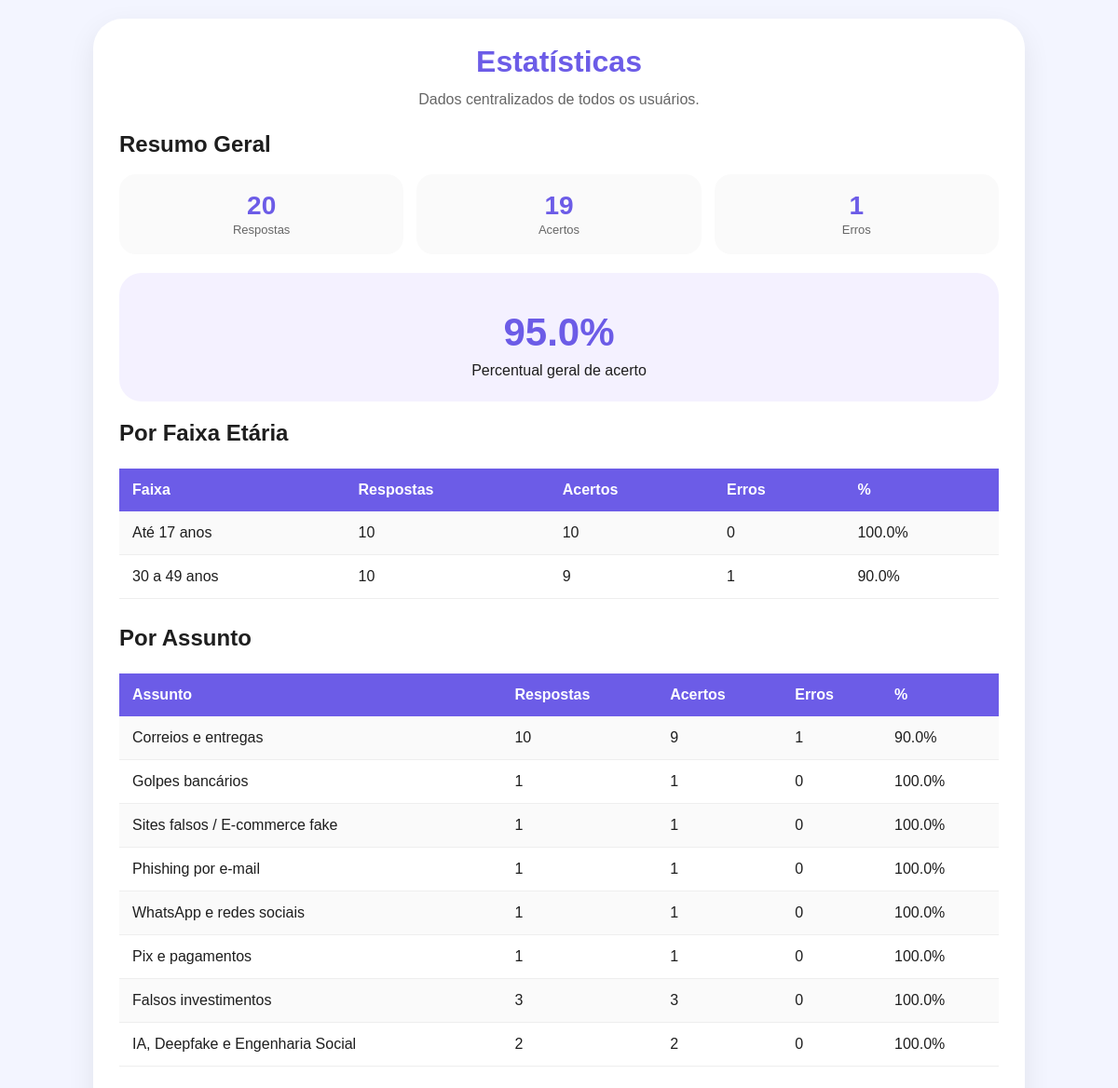
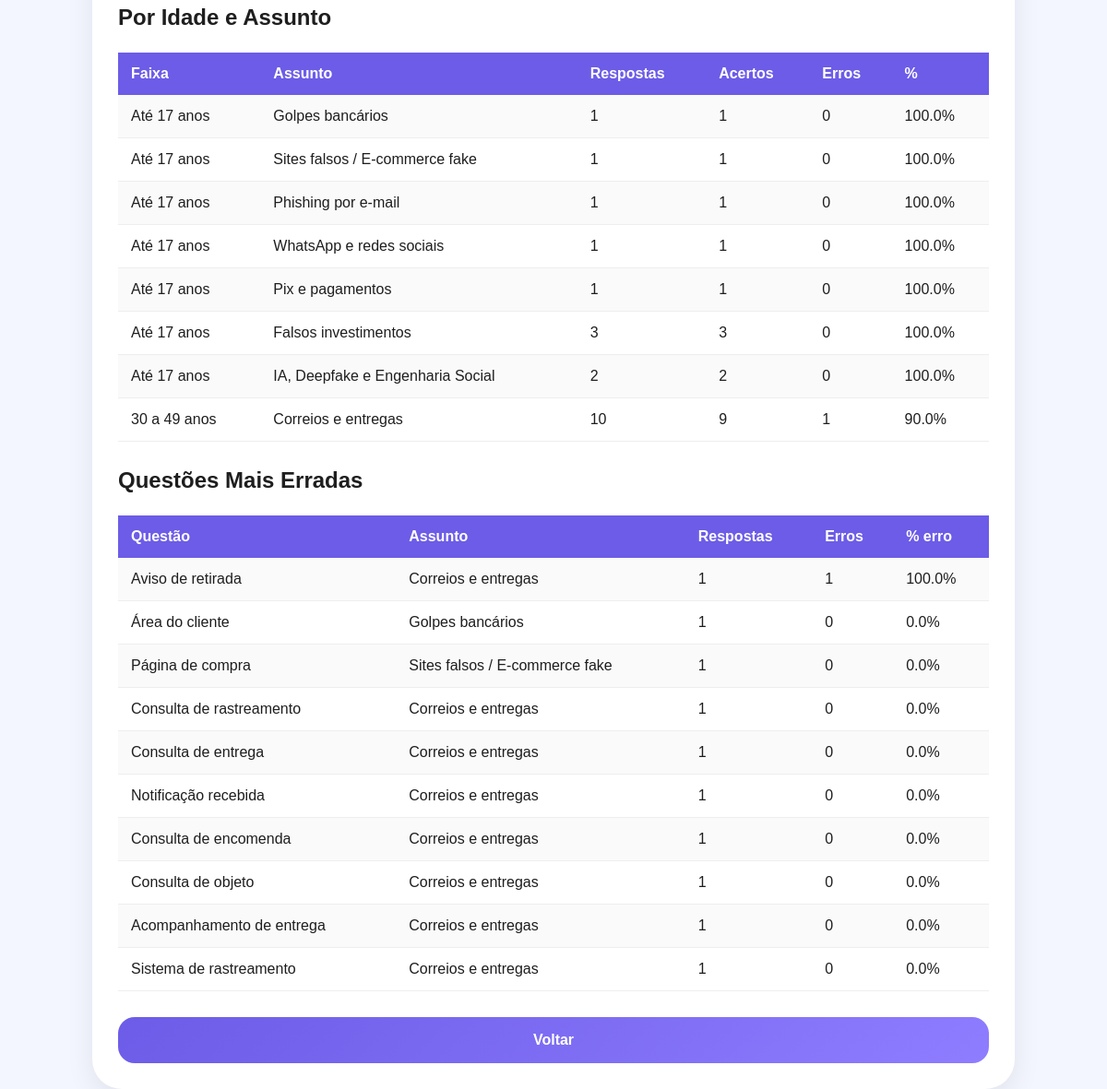
Page /estatisticas on the committed database (2 pictures, top to bottom).
### tables this page shows
CREATE TABLE faixas_etarias (
                id INTEGER PRIMARY KEY AUTOINCREMENT,
                nome TEXT NOT NULL UNIQUE
            );

CREATE TABLE assuntos (
                id INTEGER PRIMARY KEY AUTOINCREMENT,
                nome TEXT NOT NULL UNIQUE,
                descricao TEXT
            );

CREATE TABLE questoes (
                id INTEGER PRIMARY KEY AUTOINCREMENT,
                titulo TEXT NOT NULL,
                descricao TEXT NOT NULL,
                url_simulada TEXT,
                imagem TEXT,
                resposta_correta TEXT NOT NULL CHECK(resposta_correta IN ('seguro', 'golpe')),
                explicacao TEXT NOT NULL,
                dica TEXT,
                pontos INTEGER DEFAULT 10,
                assunto_id INTEGER NOT NULL,
                ativo INTEGER DEFAULT 1,
                FOREIGN KEY (assunto_id) REFERENCES assuntos(id)
            );

### app.py (the view)
@app.route("/estatisticas")
def estatisticas():
    gerais = estatisticas_gerais()
    por_faixa = estatisticas_por_faixa_etaria()
    por_assunto = estatisticas_por_assunto()
    por_idade_assunto = estatisticas_por_idade_e_assunto()
    mais_erradas = questoes_mais_erradas()
    return render_template(
        "estatisticas.html",
        gerais=gerais,
        por_faixa=por_faixa,
        por_assunto=por_assunto,
        por_idade_assunto=por_idade_assunto,
        mais_erradas=mais_erradas
    )

### app.py (called while the page is built)
@app.before_request
def garantir_visitante():
    if "visitante_id" not in session:
        session["visitante_id"] = str(uuid.uuid4())

### database.py (called while the page is built)
def is_postgres():
    return (
        psycopg2 is not None
        and DATABASE_URL.startswith("postgres")
    )

def get_connection():
    if is_postgres():
        return psycopg2.connect(DATABASE_URL)
    conn = sqlite3.connect(SQLITE_DATABASE)
    conn.row_factory = sqlite3.Row
    return conn

def placeholder():
    return "%s" if is_postgres() else "?"

def fetchone(cursor):
    row = cursor.fetchone()
    if row is None:
        return None
    if is_postgres():
        if isinstance(row, dict):
            return row
        return dict(row)
    return row

def fetchall(cursor):
    rows = cursor.fetchall()
    if is_postgres():
        return [dict(r) for r in rows]
    return rows

### estatisticas_service.py (called while the page is built)
def estatisticas_gerais():
    conn = get_connection()
    cursor = conn.cursor()
    cursor.execute("""
        SELECT
            COUNT(r.id) AS total_respostas,
            COALESCE(SUM(r.acertou), 0) AS total_acertos,
            COUNT(r.id) - COALESCE(SUM(r.acertou), 0) AS total_erros,
            CASE
                WHEN COUNT(r.id) = 0 THEN 0
                ELSE ROUND((COALESCE(SUM(r.acertou), 0) * 100.0) / COUNT(r.id), 2)
            END AS percentual_acerto
        FROM respostas r
    """)
    dados = fetchone(cursor)
    conn.close()
    return dados

def estatisticas_por_faixa_etaria():
    conn = get_connection()
    cursor = conn.cursor()
    cursor.execute("""
        SELECT
            f.nome AS faixa_etaria,
            COUNT(r.id) AS total_respostas,
            COALESCE(SUM(r.acertou), 0) AS total_acertos,
            COUNT(r.id) - COALESCE(SUM(r.acertou), 0) AS total_erros,
            CASE
                WHEN COUNT(r.id) = 0 THEN 0
                ELSE ROUND((COALESCE(SUM(r.acertou), 0) * 100.0) / COUNT(r.id), 2)
            END AS percentual_acerto
        FROM respostas r
        JOIN tentativas t ON r.tentativa_id = t.id
        JOIN faixas_etarias f ON t.faixa_etaria_id = f.id
        GROUP BY f.id, f.nome
        ORDER BY f.id
    """)
    dados = fetchall(cursor)
    conn.close()
    return dados

### templates/estatisticas.html (shortened to what this page needs)
<!DOCTYPE html>
<html lang="pt-br">
<head>
<link rel="stylesheet" href="/static/css/style.css">
</head>
<body>
<main class="app estatisticas-container">
<section class="card estatisticas-card">
    <h1>Estatísticas</h1>
    <p class="subtitle">Dados centralizados de todos os usuários.</p>
    <h2>Resumo Geral</h2>
    <div class="resumo">
        <div><strong>{{ gerais.total_respostas }}</strong><span>Respostas</span></div>
        <div><strong>{{ gerais.total_acertos }}</strong><span>Acertos</span></div>
        <div><strong>{{ gerais.total_erros }}</strong><span>Erros</span></div>
    </div>
    <div class="resultado-box">
        <h2>{{ gerais.percentual_acerto }}%</h2>
        <p>Percentual geral de acerto</p>
    </div>
    <h2>Por Faixa Etária</h2>
    <div class="tabela-scroll">
        <table>
            <tr><th>Faixa</th><th>Respostas</th><th>Acertos</th><th>Erros</th><th>%</th></tr>
            {% for item in por_faixa %}
            <tr>
                <td>{{ item.faixa_etaria }}</td>
                <td>{{ item.total_respostas }}</td>
                <td>{{ item.total_acertos }}</td>
                <td>{{ item.total_erros }}</td>
                <td>{{ item.percentual_acerto }}%</td>
            </tr>
            {% endfor %}
        </table>
    </div>
    <h2>Por Assunto</h2>
    <div class="tabela-scroll">
        <table>
            <tr><th>Assunto</th><th>Respostas</th><th>Acertos</th><th>Erros</th><th>%</th></tr>
            {% for item in por_assunto %}
            <tr>
                <td>{{ item.assunto }}</td>
                <td>{{ item.total_respostas }}</td>
                <td>{{ item.total_acertos }}</td>
                <td>{{ item.total_erros }}</td>
                <td>{{ item.percentual_acerto }}%</td>
            </tr>
            {% endfor %}
        </table>
    </div>
    <h2>Por Idade e Assunto</h2>
    <div class="tabela-scroll">
        <table>
            <tr><th>Faixa</th><th>Assunto</th><th>Respostas</th><th>Acertos</th><th>Erros</th><th>%</th></tr>
            {% for item in por_idade_assunto %}
            <tr>
                <td>{{ item.faixa_etaria }}</td>
                <td>{{ item.assunto }}</td>
                <td>{{ item.total_respostas }}</td>
                <td>{{ item.total_acertos }}</td>
                <td>{{ item.total_erros }}</td>
                <td>{{ item.percentual_acerto }}%</td>
            </tr>
            {% endfor %}
        </table>
    </div>
    <h2>Questões Mais Erradas</h2>
    <div class="tabela-scroll">
        <table>
            <tr><th>Questão</th><th>Assunto</th><th>Respostas</th><th>Erros</th><th>% erro</th></tr>
            {% for item in mais_erradas %}
            <tr>
                <td>{{ item.titulo }}</td>
                <td>{{ item.assunto }}</td>
                <td>{{ item.total_respostas }}</td>
                <td>{{ item.total_erros }}</td>
                <td>{{ item.percentual_erro }}%</td>
            </tr>
            {% endfor %}
        </table>
    </div>
    <a href="/" class="btn">Voltar</a>
</section>
</main>
</body>
</html>

### static/css/style.css (style rules this page uses)
* { margin: 0; padding: 0; box-sizing: border-box; }
body { background: #f3f5ff; font-family: Arial, sans-serif; color: #1e1e1e; }
.app { min-height: 100vh; display: flex; align-items: center; justify-content: center; padding: 20px; }
.hero-card, .card { width: 100%; max-width: 430px; background: white; border-radius: 32px; padding: 28px; box-shadow: 0 10px 30px rgba(0,0,0,0.08); animation: fadeIn 0.4s ease; }
h1 { text-align: center; color: #6c5ce7; margin-bottom: 10px; font-size: 32px; }
h2, h3 { margin: 16px 0 10px; }
.subtitle { text-align: center; color: #666; line-height: 1.5; margin-bottom: 22px; }
.primary-btn, .secondary-btn, .btn { width: 100%; border: none; border-radius: 18px; padding: 16px; font-size: 16px; font-weight: bold; cursor: pointer; transition: 0.2s; text-decoration: none; display: flex; align-items: center; justify-content: center; }
.primary-btn, .btn { background: linear-gradient(135deg, #6c5ce7, #8e7dff); color: white; }
.resultado-box { background: #f4f1ff; border-radius: 24px; padding: 24px; text-align: center; margin: 20px 0; }
.resultado-box h2 { font-size: 42px; color: #6c5ce7; margin-bottom: 8px; }
.resumo { display: flex; gap: 14px; margin: 18px 0; }
.resumo div { flex: 1; background: #fafafa; border-radius: 18px; padding: 18px; text-align: center; }
.resumo strong { display: block; font-size: 28px; color: #6c5ce7; }
.resumo span { font-size: 13px; color: #666; }
.estatisticas-container { align-items: flex-start; }
.estatisticas-card { max-width: 1000px; }
.tabela-scroll { overflow-x: auto; margin: 14px 0 28px; }
table { width: 100%; border-collapse: collapse; margin-top: 10px; min-width: 650px; }
th { background: #6c5ce7; color: white; padding: 14px; text-align: left; }
td { padding: 14px; border-bottom: 1px solid #eee; }
tr:nth-child(even) { background: #fafafa; }

### rows in the picture
faixas_etarias: faixa_etaria "Até 17 anos", total_respostas "10", total_acertos "10", total_erros "0", percentual_acerto "100.0", assunto "Golpes bancários", total_respostas "1", total_acertos "1", assunto "Sites falsos / E-commerce fake", assunto "Phishing por e-mail", assunto "WhatsApp e redes sociais", assunto "Pix e pagamentos", assunto "Falsos investimentos", total_respostas "3", total_acertos "3", assunto "IA, Deepfake e Engenharia Social", total_respostas "2", total_acertos "2"
faixas_etarias: faixa_etaria "30 a 49 anos", total_respostas "10", total_acertos "9", total_erros "1", percentual_acerto "90.0", assunto "Correios e entregas"
assuntos: assunto "Correios e entregas", total_respostas "10", total_acertos "9", total_erros "1", percentual_acerto "90.0"
assuntos: assunto "Golpes bancários", total_respostas "1", total_acertos "1", total_erros "0", percentual_acerto "100.0"
assuntos: assunto "Sites falsos / E-commerce fake", total_respostas "1", total_acertos "1", total_erros "0", percentual_acerto "100.0"
assuntos: assunto "Phishing por e-mail", total_respostas "1", total_acertos "1", total_erros "0", percentual_acerto "100.0"
assuntos: assunto "WhatsApp e redes sociais", total_respostas "1", total_acertos "1", total_erros "0", percentual_acerto "100.0"
assuntos: assunto "Pix e pagamentos", total_respostas "1", total_acertos "1", total_erros "0", percentual_acerto "100.0"
assuntos: assunto "Falsos investimentos", total_respostas "3", total_acertos "3", total_erros "0", percentual_acerto "100.0"
assuntos: assunto "IA, Deepfake e Engenharia Social", total_respostas "2", total_acertos "2", total_erros "0", percentual_acerto "100.0"
questoes: titulo "Aviso de retirada", assunto "Correios e entregas", total_respostas "1", total_erros "1", percentual_erro "100.0"
questoes: titulo "Área do cliente", assunto "Golpes bancários", total_respostas "1", total_erros "0", percentual_erro "0.0"
questoes: titulo "Página de compra", assunto "Sites falsos / E-commerce fake", total_respostas "1", total_erros "0", percentual_erro "0.0"
questoes: titulo "Consulta de rastreamento", assunto "Correios e entregas", total_respostas "1", total_erros "0", percentual_erro "0.0"
questoes: titulo "Consulta de entrega", assunto "Correios e entregas", total_respostas "1", total_erros "0", percentual_erro "0.0"
questoes: titulo "Notificação recebida", assunto "Correios e entregas", total_respostas "1", total_erros "0", percentual_erro "0.0"
questoes: titulo "Consulta de encomenda", assunto "Correios e entregas", total_respostas "1", total_erros "0", percentual_erro "0.0"
questoes: titulo "Consulta de objeto", assunto "Correios e entregas", total_respostas "1", total_erros "0", percentual_erro "0.0"
questoes: titulo "Acompanhamento de entrega", assunto "Correios e entregas", total_respostas "1", total_erros "0", percentual_erro "0.0"
questoes: titulo "Sistema de rastreamento", assunto "Correios e entregas", total_respostas "1", total_erros "0", percentual_erro "0.0"

### other values in the picture
{{ gerais.total_respostas }} "20"
{{ gerais.total_acertos }} "19"
{{ gerais.total_erros }} "1"
{{ gerais.percentual_acerto }} "95.0"
